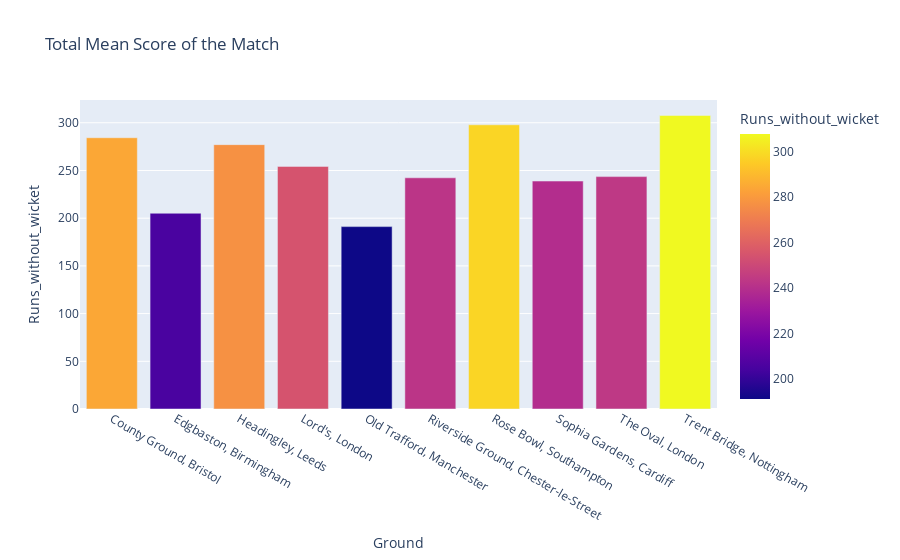

Here is the notebook cell this chart was saved with:
### Code cell
px.bar(stadium_wise_score, x = 'Ground', y = 'Runs_without_wicket', color = 'Runs_without_wicket', title = 'Total Mean Score of the Match')

### Figure 1 — Plotly figure (JSON) as saved in the notebook; plotly's stock layout.template omitted (floating-point values rounded to 4 significant figures)
{"data": [{"alignmentgroup": "True", "hovertemplate": "Ground=%{x}<br>Runs_without_wicket=%{marker.color}<extra></extra>", "legendgroup": "", "marker": {"color": [284.3, 205.2, 277.1, 254.3, 191.2, 242.3, 297.9, 238.9, 243.6, 307.7], "coloraxis": "coloraxis"}, "name": "", "offsetgroup": "", "orientation": "v", "showlegend": false, "textposition": "auto", "type": "bar", "x": ["County Ground, Bristol", "Edgbaston, Birmingham", "Headingley, Leeds", "Lord's, London", "Old Trafford, Manchester", "Riverside Ground, Chester-le-Street", "Rose Bowl, Southampton", "Sophia Gardens, Cardiff", "The Oval, London", "Trent Bridge, Nottingham"], "xaxis": "x", "y": [284.3, 205.2, 277.1, 254.3, 191.2, 242.3, 297.9, 238.9, 243.6, 307.7], "yaxis": "y"}], "layout": {"barmode": "relative", "coloraxis": {"colorbar": {"title": {"text": "Runs_without_wicket"}}, "colorscale": [[0, "#0d0887"], [0.1111, "#46039f"], [0.2222, "#7201a8"], [0.3333, "#9c179e"], [0.4444, "#bd3786"], [0.5556, "#d8576b"], [0.6667, "#ed7953"], [0.7778, "#fb9f3a"], [0.8889, "#fdca26"], [1, "#f0f921"]]}, "legend": {"tracegroupgap": 0}, "title": {"text": "Total Mean Score of the Match"}, "xaxis": {"anchor": "y", "domain": [0, 1], "title": {"text": "Ground"}}, "yaxis": {"anchor": "x", "domain": [0, 1], "title": {"text": "Runs_without_wicket"}}}}
